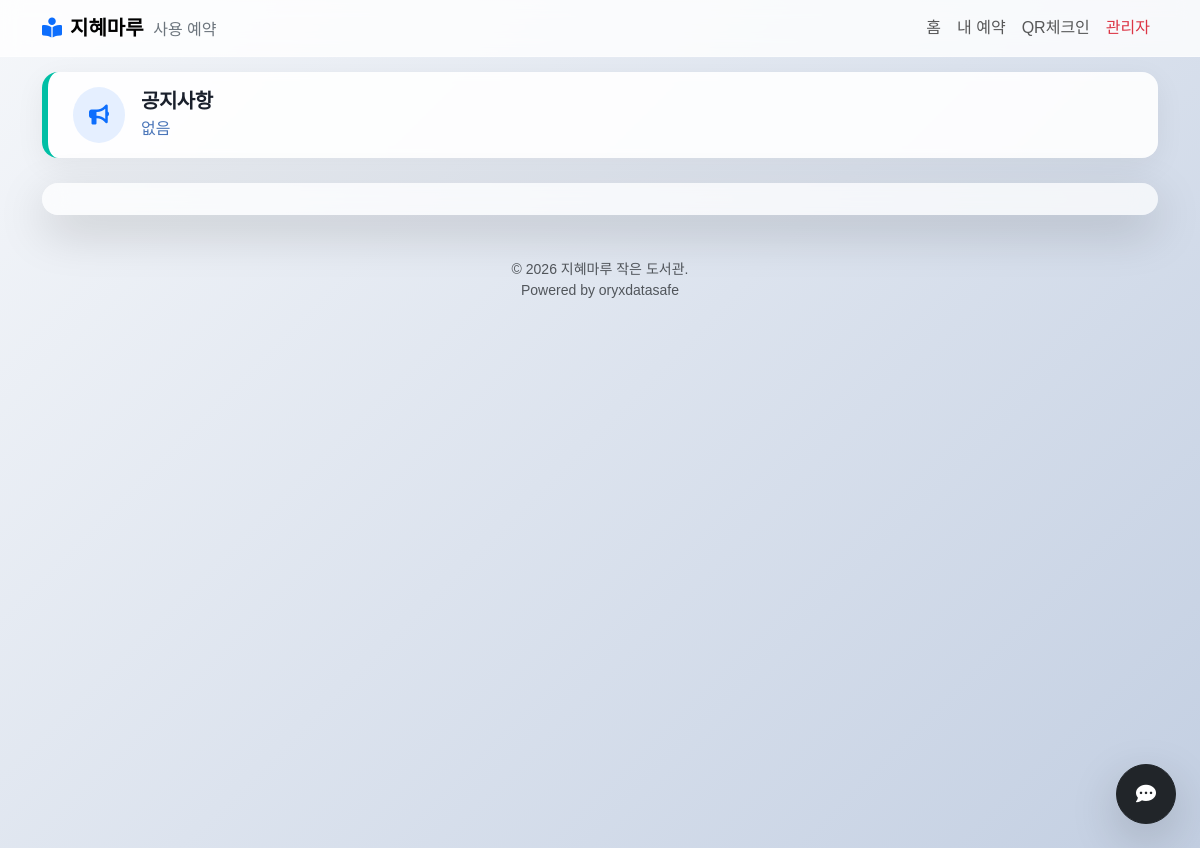
Before: / with the older database file.
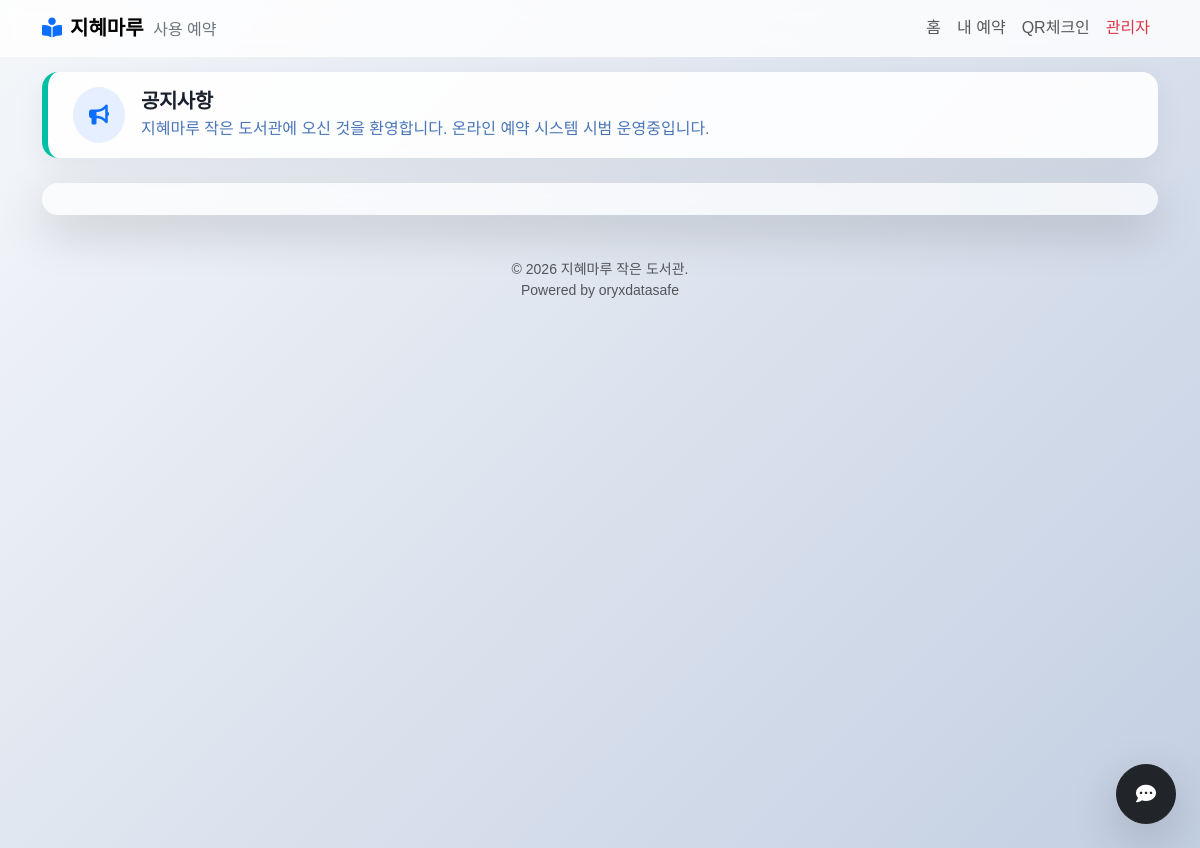
After: the same page with the newer database file.
### app.py (models this page shows)
class Settings(db.Model):
    key = db.Column(db.String(50), primary_key=True)
    value = db.Column(db.Text, nullable=True)

### app.py (the view)
@app.route('/')
def index():
    notice = get_setting('notice_text', '').strip()
    if not notice:
        notice = "없음"
    return render_template('index.html', notice=notice)

### app.py (called while the page is built)
@app.before_request
def auto_logout_if_leaving_admin():
    is_admin = session.get('is_admin')
    is_dev = session.get('is_dev')
    if is_admin or is_dev:
        allowed_prefixes = ['/admin', '/login', '/logout', '/static', '/favicon.ico', '/developer', '/dev']
        is_allowed = any(request.path.startswith(prefix) for prefix in allowed_prefixes)
        if not is_allowed:
            session.pop('is_admin', None)
            session.pop('is_dev', None)

@app.before_request
def maintenance_check():
    if get_setting('maintenance_mode') == 'true':
        allowed_prefixes = ['/admin', '/login', '/logout', '/static', '/developer', '/dev-login', '/favicon.ico', '/dev/']
        if not any(request.path.startswith(prefix) for prefix in allowed_prefixes):
            return render_template('maintenance.html'), 503
    if not request.path.startswith('/static') and not request.path == '/favicon.ico':
        try:
            log = AccessLog(
                ip_address=request.remote_addr,
                user_agent=request.user_agent.string[:200],
                path=request.path,
                method=request.method
            )
            db.session.add(log)
            db.session.commit()
        except Exception:
            pass # Don't block request on log failure

def get_setting(key, default=''):
    setting = Settings.query.get(key)
    return setting.value if setting else default

### templates/index.html (shortened to what this page needs)
{% extends "base.html" %}
{% block content %}
<div class="notice-banner">
    <div class="d-flex align-items-center w-100">
        <div id="noticeIcon" class="rounded-circle bg-primary bg-opacity-10 p-3 me-3 text-primary"
            style="cursor: pointer; transition: transform 0.1s;">
            <i class="fas fa-bullhorn fa-lg"></i>
        </div>
        <div>
            <h5 class="mb-1 fw-bold">공지사항</h5>
            <p class="mb-0 opacity-75">{{ notice }}</p>
        </div>
    </div>
</div>
<button class="btn btn-dark rounded-circle shadow-lg position-fixed bottom-0 end-0 m-4"
    style="width: 60px; height: 60px; z-index: 1050;" title="버그 제보 및 건의사항" data-bs-toggle="modal"
    data-bs-target="#feedbackModal">
    <i class="fas fa-comment-dots fa-lg"></i>
</button>
<div class="row gx-5">
    <div class="col-lg-12">
        <div class="card shadow-lg border-0 h-100">
            <div class="card-body p-0">
                <div id="calendar" class="p-3"></div>
            </div>
        </div>
    </div>
</div>
</div>
{% endblock %}

### templates/base.html (shortened to what this page needs)
<!DOCTYPE html>
<html lang="ko">
<head>
    <link href="https://cdn.jsdelivr.net/npm/bootstrap@5.3.0/dist/css/bootstrap.min.css" rel="stylesheet">
    <link rel="stylesheet" href="https://cdnjs.cloudflare.com/ajax/libs/font-awesome/6.4.0/css/all.min.css">
    <link rel="stylesheet" href="https://cdn.jsdelivr.net/npm/flatpickr/dist/flatpickr.min.css">
    <link rel="stylesheet" href="{{ url_for('static', filename='style.css') }}?v=3">
</head>
<body>
    <nav class="navbar navbar-expand-lg navbar-light fixed-top navbar-glass">
        <div class="container">
            <a class="navbar-brand fw-bold" href="/">
                <i class="fas fa-book-reader me-2 text-primary"></i>지혜마루 <span
                    class="fw-normal text-secondary fs-6 ms-1">사용 예약</span>
            </a>
            <div class="collapse navbar-collapse" id="navbarNav">
                <ul class="navbar-nav ms-auto align-items-center">
                    <li class="nav-item"><a class="nav-link fw-medium" href="/">홈</a></li>
                    <li class="nav-item"><a class="nav-link fw-medium" href="/my">내 예약</a></li>
                    <li class="nav-item"><a class="nav-link fw-medium" href="/checkin">QR체크인</a></li>
                    <li class="nav-item"><a class="nav-link fw-medium text-danger" href="/admin">관리자</a></li>
                </ul>
            </div>
        </div>
    </nav>
    <div class="container py-4 mt-5">
        {% block content %}{% endblock %}
    <footer class="text-center py-3 mt-1 text-muted small">
        <p class="mb-0">© 2026 지혜마루 작은 도서관.</p>
        <p class="mb-0">Powered by oryxdatasafe</p>
    </footer>
</body>
</html>

### static/style.css (style rules this page uses)
:root { --bs-body-font-family: 'Noto Sans KR', sans-serif; --primary-color: #00BFA5; --primary-hover: #008f7a; --accent-color: #FF6B6B; --glass-bg: rgba(255, 255, 255, 0.7); --glass-border: rgba(255, 255, 255, 0.5); --glass-blur: blur(12px); --soft-shadow: 0 10px 40px rgba(0, 0, 0, 0.05); --hover-shadow: 0 15px 50px rgba(0, 0, 0, 0.1); --border-radius: 16px; --bg-gradient: linear-gradient(135deg, #f5f7fa 0%, #c3cfe2 100%); }
body { background: var(--bg-gradient); min-height: 100vh; color: #2c3e50; transition: background 0.3s, color 0.3s; -webkit-font-smoothing: antialiased; }
h1, h2, h3, h4, h5, h6 { font-weight: 700; letter-spacing: -0.5px; color: #1a202c; }
.card { background: var(--glass-bg); backdrop-filter: var(--glass-blur); border: 1px solid var(--glass-border); border-radius: var(--border-radius); box-shadow: var(--soft-shadow); transition: all 0.3s ease; }
.navbar-glass { background: rgba(255, 255, 255, 0.8); backdrop-filter: blur(10px); border-bottom: 1px solid rgba(255, 255, 255, 0.3); }
.notice-banner { background: rgba(255, 255, 255, 0.9); backdrop-filter: blur(5px); color: #0d47a1; border-radius: var(--border-radius); padding: 15px 25px; margin-bottom: 25px; border-left: 6px solid var(--primary-color); box-shadow: 0 8px 30px rgba(0, 0, 0, 0.06); display: flex; align-items: center; }

Changed rows visible on the page:
now on this page (row edited): Settings: value "지혜마루 작은 도서관에 오신 것을 환영합니다. 온라인 예약 시스템 시범 운영중입니다."
Other visible differences:
{{ notice }}: "없음" → (not shown)
